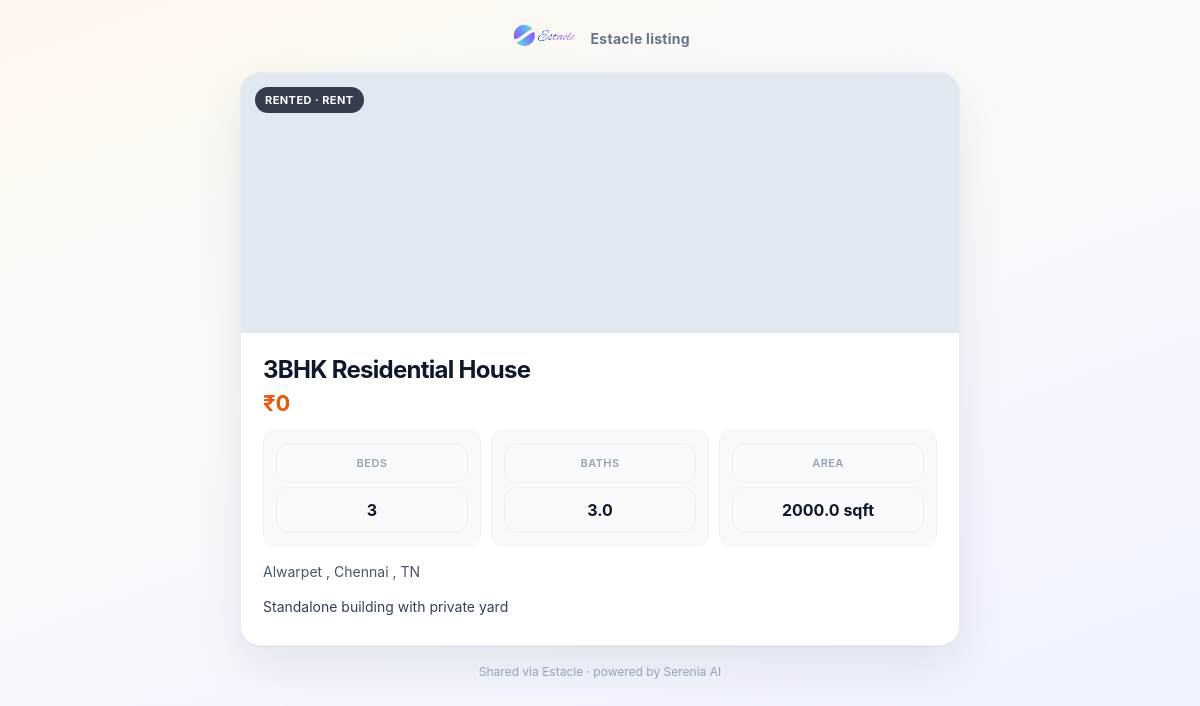
The page /share/property/21 on the database as committed earlier.
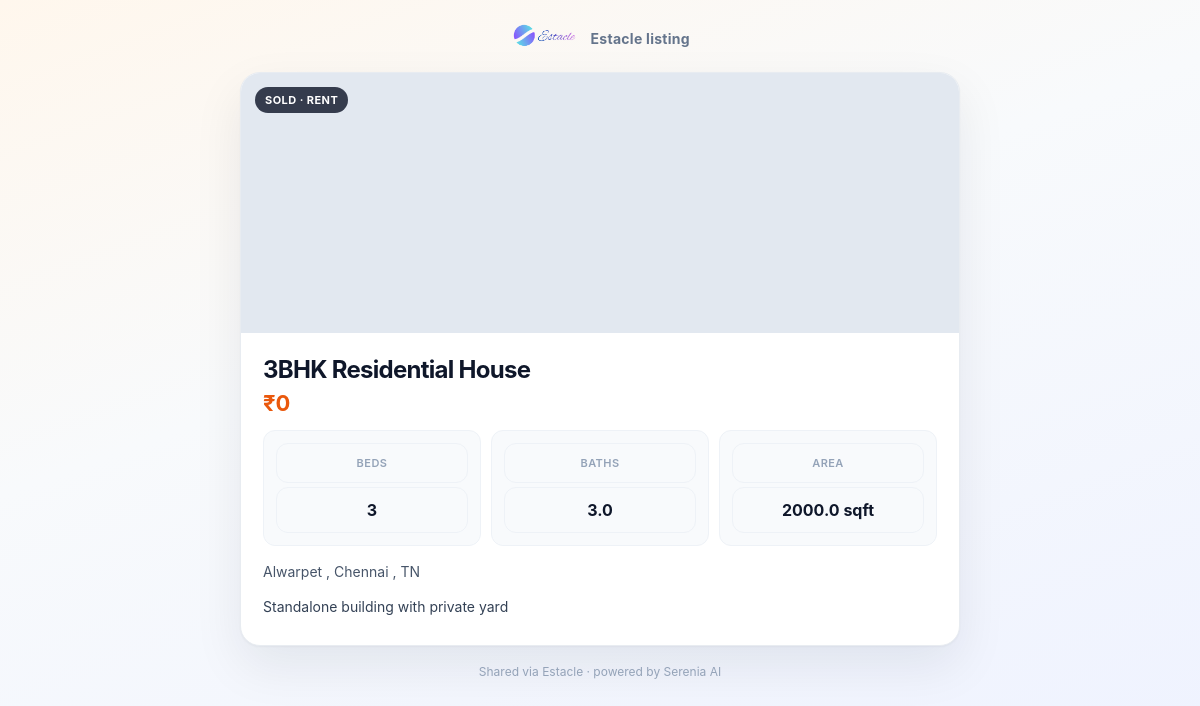
The same page on the database as committed later.
### tables this page shows
CREATE TABLE properties (
            id INTEGER PRIMARY KEY AUTOINCREMENT,
            title TEXT NOT NULL,
            description TEXT,
            price REAL NOT NULL,
            property_type TEXT NOT NULL,
            status TEXT DEFAULT 'available',
            address TEXT,
            city TEXT,
            state TEXT,
            zip_code TEXT,
            bedrooms INTEGER,
            bathrooms REAL,
            area_sqft REAL,
            agent_id INTEGER,
            created_at TIMESTAMP DEFAULT CURRENT_TIMESTAMP, category TEXT DEFAULT "sale", listing_type TEXT DEFAULT "sale", floor TEXT, carpet_area REAL, furnishing TEXT, parking TEXT, amenities TEXT, seller_name TEXT, seller_phone TEXT, monthly_rent REAL, security_deposit REAL, maintenance REAL, per_sqft REAL, latitude TEXT, longitude TEXT, photos TEXT, year_built TEXT, facing TEXT, videos TEXT,
            FOREIGN KEY (agent_id) REFERENCES users (id)
        );

CREATE TABLE settings (
            key TEXT PRIMARY KEY,
            value TEXT
        );

### routes/admin/properties.py (the view)
@admin.route('/share/property/<int:prop_id>')
def share_property_public(prop_id):
    db = get_db()
    migrate_db()
    prop = db.execute(
        "SELECT p.*, u.full_name as agent_name FROM properties p "
        "LEFT JOIN users u ON p.agent_id = u.id WHERE p.id = ?",
        (prop_id,),
    ).fetchone()
    if not prop:
        return ("Property not found", 404)
    prop = dict(prop)
    photos = [x.strip() for x in (prop.get('photos') or '').split(',') if x.strip()]
    videos = [x.strip() for x in (prop.get('videos') or '').split(',') if x.strip()]
    currency = get_setting('currency', 'INR')
    return render_template(
        'public_property_share.html',
        prop=prop,
        photos=photos,
        videos=videos,
        currency=currency,
        format_money=format_money,
    )

### core/db.py (called while the page is built)
def get_db():
    if 'db' not in g:
        g.db = sqlite3.connect(current_app.config['DATABASE'])
        g.db.row_factory = sqlite3.Row
    return g.db

### core/helpers.py (called while the page is built)
def get_setting(key, default=''):
    db = get_db()
    row = db.execute('SELECT value FROM settings WHERE key = ?', (key,)).fetchone()
    return row['value'] if row else default

def format_money(amount, currency=None):
    if amount is None:
        return '—'
    currency = currency or get_setting('currency', 'INR')
    symbols = {'USD': '$', 'INR': '₹', 'AED': 'AED '}
    sym = symbols.get(currency, currency + ' ')
    try:
        return f"{sym}{float(amount):,.0f}"
    except (TypeError, ValueError):
        return str(amount)

### templates/public_property_share.html (shortened to what this page needs)
<!DOCTYPE html>
<html lang="en">
<head>
</head>
<body>
  <div class="wrap">
    <div class="brand">
      <img src="/static/images/logo.png" alt="Estacle" onerror="this.style.display='none'">
      <span>Estacle listing</span>
    </div>
    <div class="card">
      {% set cover = photos[0] if photos else None %}
      <div class="hero" {% if cover %}style="background-image:url('/static/uploads/properties/{{ cover }}')"{% endif %}>
        <span class="badge">{{ prop.status or 'listing' }} · {{ prop.listing_type or 'sale' }}</span>
      </div>
      <div class="body">
        <h1>{{ prop.title }}</h1>
        <div class="price">{{ format_money(prop.price or 0, currency) }}</div>
        <div class="meta">
          <div><div class="k">Beds</div><div class="v">{{ prop.bedrooms or '—' }}</div></div>
          <div><div class="k">Baths</div><div class="v">{{ prop.bathrooms or '—' }}</div></div>
          <div><div class="k">Area</div><div class="v">{% if prop.area_sqft %}{{ prop.area_sqft }} sqft{% else %}—{% endif %}</div></div>
        </div>
        <div class="loc">
          {% if prop.address %}{{ prop.address }}{% endif %}
          {% if prop.city %}{% if prop.address %}, {% endif %}{{ prop.city }}{% endif %}
          {% if prop.state %}{% if prop.city or prop.address %}, {% endif %}{{ prop.state }}{% endif %}
        </div>
        {% if prop.description %}
        <div class="desc">{{ prop.description }}</div>
        {% endif %}
      </div>
    </div>
    <div class="footer">Shared via Estacle · powered by Serenia AI</div>
  </div>
</body>
</html>

Rows that differ between the two databases and show on the page:
changed properties "3BHK Residential House": status "RENTED" → "SOLD"
